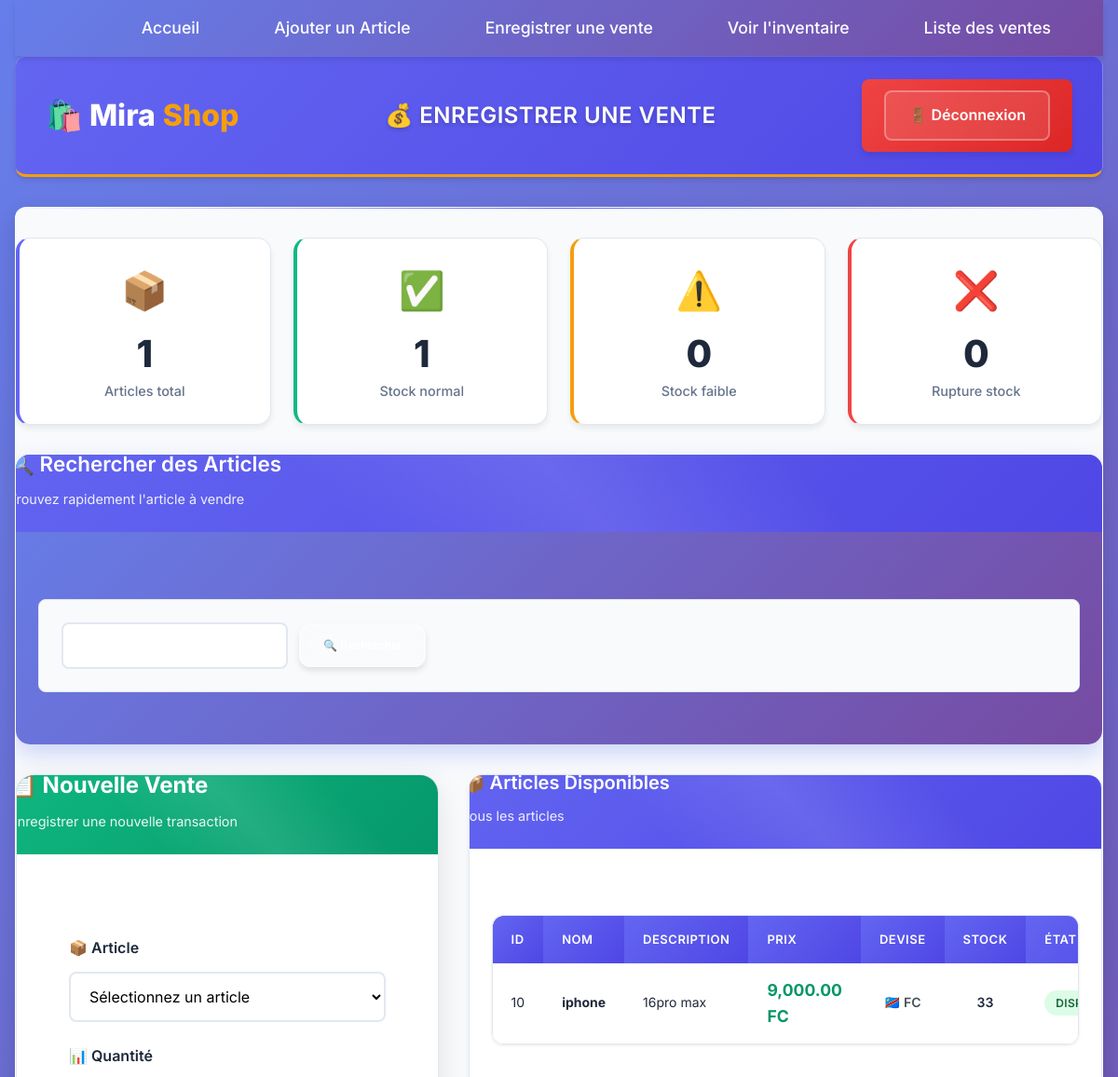
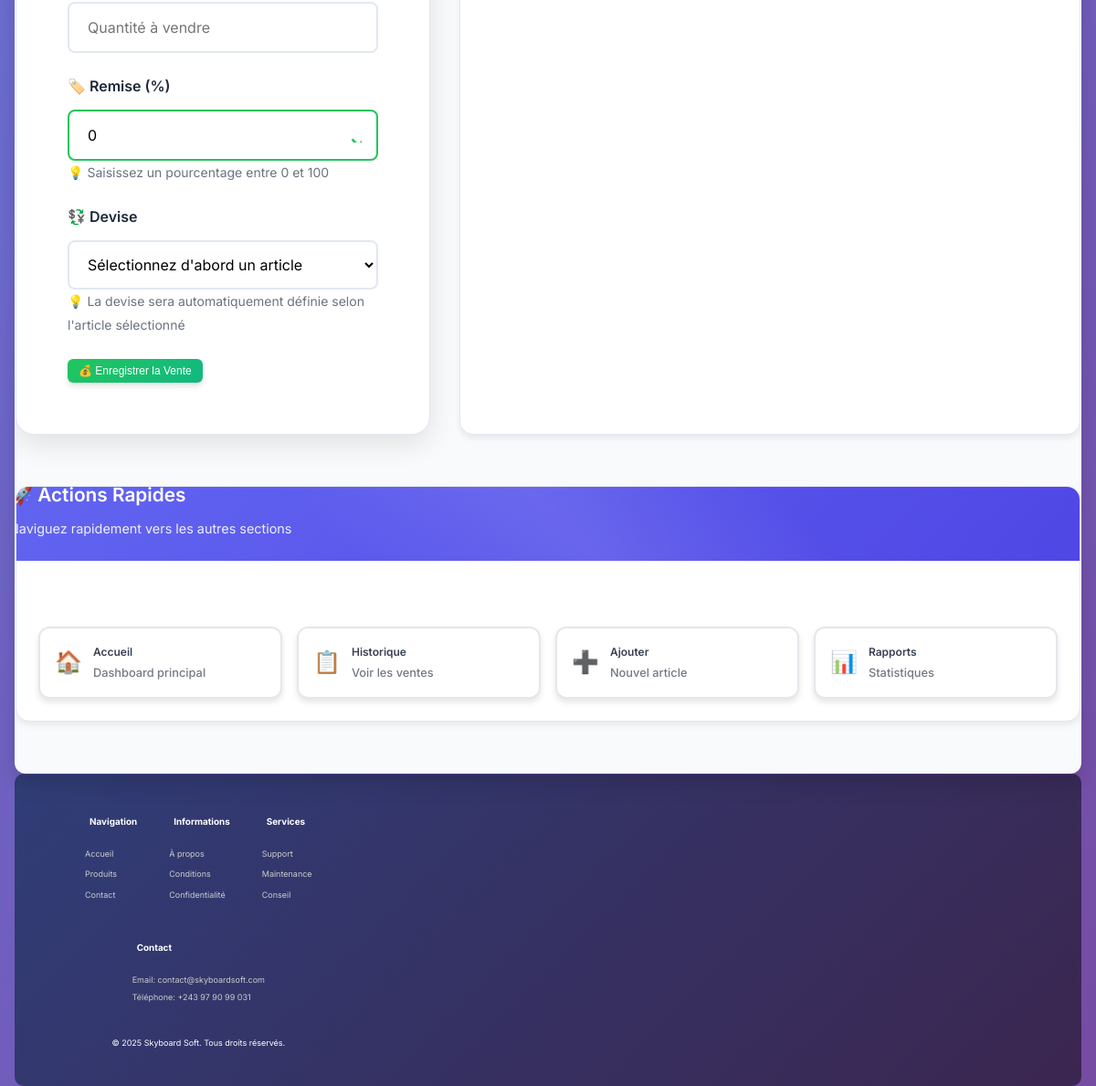
The app's page /vente.php (signed in) with its own data (2 pictures, top to bottom).
### tables this page shows
CREATE TABLE `articles` (
  `id` int(11) NOT NULL,
  `nom` varchar(100) NOT NULL,
  `description` text DEFAULT NULL,
  `prix` decimal(10,2) NOT NULL,
  `quantité` int(11) NOT NULL,
  `devise` enum('FC','USD') NOT NULL DEFAULT 'FC'
);

### vente.php (the view, shortened to what this page needs)
<?php
include 'config.php';
$search = '';
$articles = null;
if ($_SERVER["REQUEST_METHOD"] == "POST" && isset($_POST['search'])) {
    $search = htmlspecialchars(trim($_POST['search']));
    if (!empty($search)) {
        $stmt = $conn->prepare("SELECT id, nom, description, prix, quantité, devise FROM Articles WHERE nom LIKE ? OR description LIKE ? ORDER BY nom ASC");
        $search_param = "%$search%";
        $stmt->bind_param("ss", $search_param, $search_param);
        $stmt->execute();
        $articles = $stmt->get_result();
        $stmt->close();
    } else {
        $articles = $conn->query("SELECT id, nom, description, prix, quantité, devise FROM Articles ORDER BY nom ASC");
    }
} else {
    $articles = $conn->query("SELECT id, nom, description, prix, quantité, devise FROM Articles ORDER BY nom ASC");
}
?>
<!DOCTYPE html>
<html lang="fr">
<head>
    <link rel="stylesheet" href="style.css">
    <link rel="stylesheet" href="shop/modern-style.css">
</head>
<body>
     <div class="container">
        <?php
    include 'navbar.php'
    ?>
        <header class="header">
            <div class="header-content">
                <div class="logo">
                    <a href="index.php">🛍️ Mira<span>Shop</span></a>
                </div>
                <div class="header-title">
                    <h1>💰 ENREGISTRER UNE VENTE</h1>
                </div>
                <div class="logout-btn">
                    <a href="logout.php" class="btn-outline">🚪 Déconnexion</a>
                </div>
            </div>
        </header>        <main class="main-card">
            <?php
            $stats_query = "SELECT
                COUNT(*) as total_articles,
                SUM(CASE WHEN quantité = 0 THEN 1 ELSE 0 END) as rupture_stock,
                SUM(CASE WHEN quantité > 0 AND quantité < 5 THEN 1 ELSE 0 END) as stock_faible,
                SUM(CASE WHEN quantité >= 5 THEN 1 ELSE 0 END) as stock_ok
                FROM Articles";
            $stats_result = $conn->query($stats_query);
            $stats = $stats_result->fetch_assoc();
            ?>
            <div class="stats-overview">
                <div class="stats-grid">
                    <div class="stat-card stat-total">
                        <div class="stat-icon">📦</div>
                        <div class="stat-content">
                            <div class="stat-number"><?php echo $stats['total_articles']; ?></div>
                            <div class="stat-label">Articles total</div>
                        </div>
                    </div>
                    <div class="stat-card stat-available">
                        <div class="stat-icon">✅</div>
                        <div class="stat-content">
                            <div class="stat-number"><?php echo $stats['stock_ok']; ?></div>
                            <div class="stat-label">Stock normal</div>
                        </div>
                    </div>
                    <div class="stat-card stat-low">
                        <div class="stat-icon">⚠️</div>
                        <div class="stat-content">
                            <div class="stat-number"><?php echo $stats['stock_faible']; ?></div>
                            <div class="stat-label">Stock faible</div>
                        </div>
                    </div>
                    <div class="stat-card stat-empty">
                        <div class="stat-icon">❌</div>
                        <div class="stat-content">
                            <div class="stat-number"><?php echo $stats['rupture_stock']; ?></div>
                            <div class="stat-label">Rupture stock</div>
                        </div>
                    </div>
                </div>
            </div>
            <div class="search-section">
                <div class="card search-card">
                    <div class="card-header">
                        <h2>🔍 Rechercher des Articles</h2>
                        <p class="card-subtitle">Trouvez rapidement l'article à vendre</p>
                    </div>
                    <div class="card-body">
                        <form method="POST" class="search-form">
                            <div class="search-group">
                                <input type="text" name="search" placeholder="Rechercher par nom ou description..."
                                       value="<?php echo htmlspecialchars($search); ?>" class="search-input">
                                <button type="submit" class="btn btn-primary search-btn">
                                    🔍 Rechercher
                                </button>
                            </div>
                        </form>
                    </div>
                </div>
            </div>
            <div class="grid-container">
                <div class="card form-card">
                    <div class="card-header">
                        <h2>📋 Nouvelle Vente</h2>
                        <p class="card-subtitle">Enregistrer une nouvelle transaction</p>
                    </div>
                    <div class="card-body">
                        <form method="POST" class="sale-form" id="saleForm">
                            <div class="form-group">
                                <label for="id_article" class="form-label">📦 Article</label>                                <select id="id_article" name="id_article" class="form-select" required>
                                    <option value="">Sélectionnez un article</option>
                                    <?php
                                    if ($articles && $articles->num_rows > 0) {
                                        $articles->data_seek(0);
                                    }
                                    ?>
                                </select>
                            </div>                            <div class="form-group">
                                <label for="quantité" class="form-label">📊 Quantité</label>
                                <input type="number" id="quantité" name="quantité" min="1"
                                       placeholder="Quantité à vendre" class="form-input" required>
                            </div>                            <div class="form-group">
                                <label for="remise" class="form-label">🏷️ Remise (%)</label>
                                <input type="number" id="remise" name="remise" min="0" max="100" step="0.1"
                                       placeholder="Remise en pourcentage (optionnel)" class="form-input" value="0">
                                <small class="text-muted">💡 Saisissez un pourcentage entre 0 et 100</small>
                            </div>
                            <div class="form-group">
                                <label for="devise" class="form-label">💱 Devise</label>
                                <select id="devise" name="devise" class="form-select" required>
                                    <option value="">Sélectionnez d'abord un article</option>
                                </select>
                                <small class="text-muted">💡 La devise sera automatiquement définie selon l'article sélectionné</small>
                            </div>
                            <button type="submit" name="vente" class="btn btn-success btn-lg">
                                💰 Enregistrer la Vente
                            </button>
                        </form>
                    </div>
                </div>
                <div class="card table-card">
                    <div class="card-header">
                        <h2>📦 Articles Disponibles</h2>
                        <p class="card-subtitle">
                            <?php echo $search ? "Résultats pour: \"$search\"" : "Tous les articles"; ?>
                        </p>
                    </div>
                    <div class="card-body">
                        <div class="table-container">
                            <table class="modern-table">                                <thead>
                                    <tr>
                                        <th>ID</th>
                                        <th>Nom</th>
                                        <th>Description</th>
                                        <th>Prix</th>
                                        <th>Devise</th>
                                        <th>Stock</th>
                                        <th>État</th>
                                    </tr>
                                </thead>
                                <tbody>                                    <?php
                                    if ($articles && $articles->num_rows > 0) {
                                        $articles->data_seek(0);
                                        while ($row = $articles->fetch_assoc()) {
                                            $stock_class = '';
                                            $stock_badge = '';
                                            if ($row['quantité'] == 0) {
                                                $stock_class = 'out-of-stock';
                                                $stock_badge = '<span class="badge badge-danger">Rupture</span>';
                                            } elseif ($row['quantité'] < 5) {
                                                $stock_class = 'low-stock';
                                                $stock_badge = '<span class="badge badge-warning">Stock faible</span>';
                                            } else {
                                                $stock_badge = '<span class="badge badge-success">Disponible</span>';
                                            }
                                            $devise_flag = $row['devise'] === 'USD' ? '🇺🇸' : '🇨🇩';
                                            echo "<tr class='$stock_class'>";
                                            echo "<td>" . htmlspecialchars($row['id']) . "</td>";
                                            echo "<td><strong>" . htmlspecialchars($row['nom']) . "</strong></td>";
                                            echo "<td>" . htmlspecialchars($row['description']) . "</td>";
                                            echo "<td class='price'>" . number_format($row['prix'], 2) . " " . $row['devise'] . "</td>";
                                            echo "<td class='devise-cell'>" . $devise_flag . " " . $row['devise'] . "</td>";
                                            echo "<td class='stock-cell'>" . $row['quantité'] . "</td>";
                                            echo "<td>$stock_badge</td>";
                                            echo "</tr>";
                                        }
                                    } else {
                                        echo "<tr><td colspan='7' class='empty-state'>
                                                <div class='empty-icon'>📦</div>
                                                <p>Aucun article trouvé</p>
                                              </td></tr>";
                                    }
                                    ?>
                                </tbody>
                            </table>
                        </div>
                    </div>
                </div>
            </div>
            <div class="actions-section">
                <div class="card actions-card">
                    <div class="card-header" style="background: linear-gradient(135deg, #6366f1, #4f46e5); color: white; border-radius: 20px 20px 0 0;">
                        <h3 style="margin: 0; font-size: 1.3rem; font-weight: 600;">🚀 Actions Rapides</h3>
                        <p style="margin: 0.5rem 0 0 0; font-size: 0.9rem; opacity: 0.9;">Naviguez rapidement vers les autres sections</p>
                    </div>
                    <div class="card-body">
                        <div class="actions-grid">
                            <a href="index.php" class="btn btn-outline-primary action-btn">
                                <div class="action-icon">🏠</div>
                                <div class="action-content">
                                    <div class="action-title">Accueil</div>
                                    <div class="action-desc">Dashboard principal</div>
                                </div>
                            </a>
                            <a href="liste_ventes.php" class="btn btn-outline-info action-btn">
                                <div class="action-icon">📋</div>
                                <div class="action-content">
                                    <div class="action-title">Historique</div>
                                    <div class="action-desc">Voir les ventes</div>
                                </div>
                            </a>
                            <a href="ajouter.php" class="btn btn-outline-success action-btn">
                                <div class="action-icon">➕</div>
                                <div class="action-content">
                                    <div class="action-title">Ajouter</div>
                                    <div class="action-desc">Nouvel article</div>
                                </div>
                            </a>
                            <a href="rapport.php" class="btn btn-outline-warning action-btn">
                                <div class="action-icon">📊</div>
                                <div class="action-content">
                                    <div class="action-title">Rapports</div>
                                    <div class="action-desc">Statistiques</div>
                                </div>
                            </a>
                        </div>
                    </div>
                </div>
            </div>
        </main>
        <?php
    include 'footer.php'
    ?>
</body>
</html>

### vente.php (style rules this page uses)
.devise-cell { text-align: center; font-weight: 600; color: #495057; }

### records on screen
articles: id "10", nom "iphone", description "16pro max", prix "9,000.00", devise "FC", devise "🇨🇩", quantité "33", shows "DISPONIBLE"

### other values on screen
$stats['total_articles'] "1"
$stats['stock_ok'] "1"
$stats['stock_faible'] "0"
$stats['rupture_stock'] "0"
